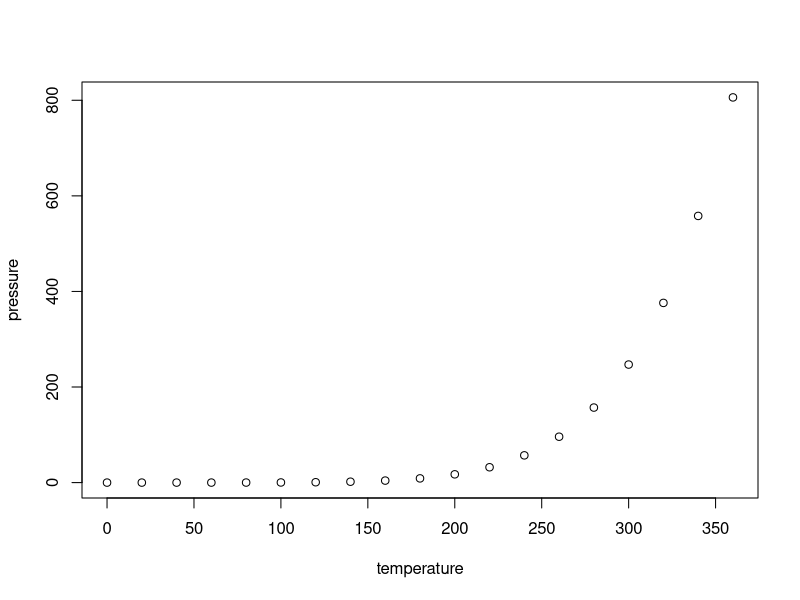
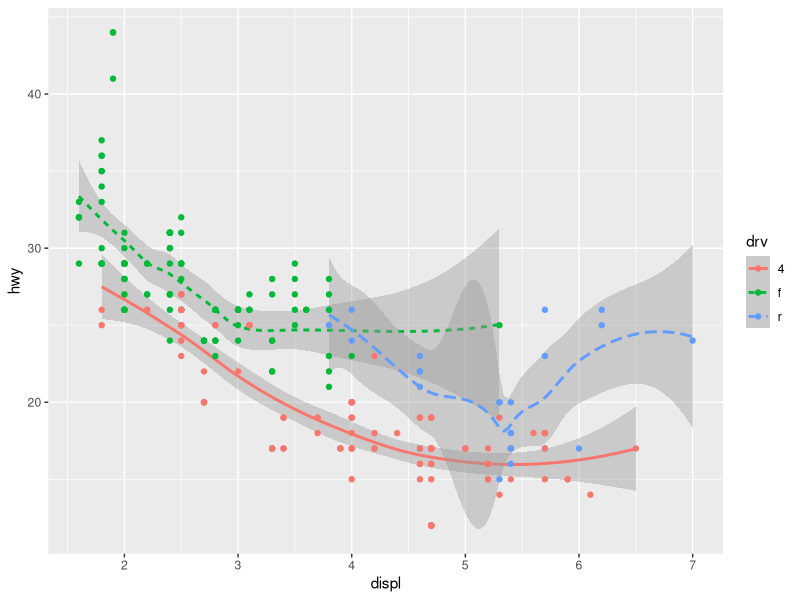

The R script that drew these images, in order: (Note: this script raises an error after producing the figures.)
## ---- chunk 1
knitr::opts_chunk$set(echo = TRUE)
## ---- chunk 2
norm <- rnorm(100, mean = 0, sd = 1)
head(norm)
## ---- chunk 3
plot(pressure)
## ---- chunk 4
A <- c("a", "a", "b", "b")
B <- c(5, 10, 15, 20)
dataframe <- data.frame(A, B)
# plot(dataframe)
## ---- chunk 5
library(dplyr)
## ---- chunk 6
dataframe <- data.frame(A, B)
# plot(dataframe)
## ---- chunk 7
dataframe
## ---- chunk 8
library(knitr)
kable(dataframe, digits = 2)
## ---- chunk 9
library(ggplot2)
ggplot(data = mpg, mapping = aes(x = displ, y = hwy, color= drv)) + 
     geom_smooth(mapping = aes(linetype = drv), method = 'loess') +
     geom_point()
## ---- chunk 10
selectInput("data", "", c("co2","lh"))
renderPlot({ #render함수; 반응형 출력
  d = get(input$data)
  plot(d)
})
## ---- chunk 11
library(knitr)

A= c('a','b', 'c')
B= c(37, 52, 79)
eun= data.frame(A, B)
kable(eun, align='l')
barplot(B~A, eun)
